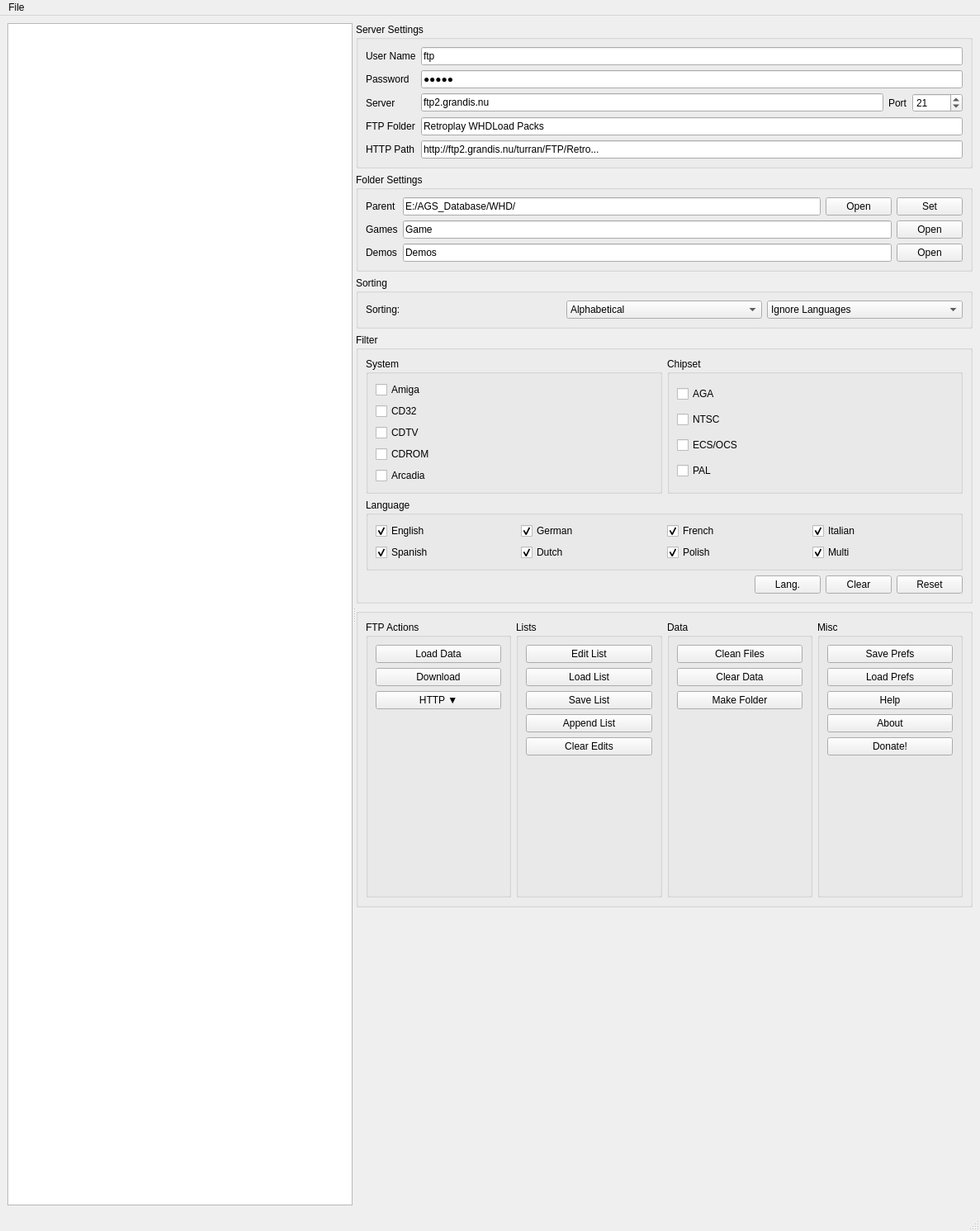
<?xml version="1.0" encoding="UTF-8"?>
<ui version="4.0">
 <class>MainWindow</class>
 <widget class="QMainWindow" name="MainWindow">
  <property name="geometry">
   <rect>
    <x>0</x>
    <y>0</y>
    <width>1187</width>
    <height>1491</height>
   </rect>
  </property>
  <property name="windowTitle">
   <string>WHDLoad Download Tool v1.6 (Qt6)</string>
  </property>
  <widget class="QWidget" name="centralwidget">
   <layout class="QVBoxLayout" name="verticalLayout_central">
    <item>
     <widget class="QSplitter" name="splitter">
      <property name="orientation">
       <enum>Qt::Orientation::Horizontal</enum>
      </property>
      <property name="childrenCollapsible">
       <bool>false</bool>
      </property>
      <widget class="QListView" name="listView">
       <property name="alternatingRowColors">
        <bool>true</bool>
       </property>
       <property name="selectionMode">
        <enum>QAbstractItemView::SelectionMode::ExtendedSelection</enum>
       </property>
      </widget>
      <widget class="QWidget" name="rightPanel">
       <layout class="QVBoxLayout" name="verticalLayout_right">
        <item>
         <widget class="QGroupBox" name="gbServer">
          <property name="title">
           <string>Server Settings</string>
          </property>
          <layout class="QGridLayout" name="gridServer">
           <item row="0" column="0">
            <widget class="QLabel" name="label">
             <property name="text">
              <string>User Name</string>
             </property>
            </widget>
           </item>
           <item row="0" column="1">
            <widget class="QLineEdit" name="edUser">
             <property name="text">
              <string>ftp</string>
             </property>
            </widget>
           </item>
           <item row="1" column="0">
            <widget class="QLabel" name="label">
             <property name="text">
              <string>Password</string>
             </property>
            </widget>
           </item>
           <item row="1" column="1">
            <widget class="QLineEdit" name="edPassword">
             <property name="text">
              <string>amiga</string>
             </property>
             <property name="echoMode">
              <enum>QLineEdit::EchoMode::Password</enum>
             </property>
            </widget>
           </item>
           <item row="2" column="0">
            <widget class="QLabel" name="label">
             <property name="text">
              <string>Server</string>
             </property>
            </widget>
           </item>
           <item row="2" column="1">
            <layout class="QHBoxLayout">
             <item>
              <widget class="QLineEdit" name="edServer">
               <property name="text">
                <string>ftp2.grandis.nu</string>
               </property>
              </widget>
             </item>
             <item>
              <widget class="QLabel" name="label">
               <property name="text">
                <string>Port</string>
               </property>
              </widget>
             </item>
             <item>
              <widget class="QSpinBox" name="spPort">
               <property name="minimum">
                <number>1</number>
               </property>
               <property name="maximum">
                <number>65535</number>
               </property>
               <property name="value">
                <number>21</number>
               </property>
              </widget>
             </item>
            </layout>
           </item>
           <item row="3" column="0">
            <widget class="QLabel" name="label">
             <property name="text">
              <string>FTP Folder</string>
             </property>
            </widget>
           </item>
           <item row="3" column="1">
            <widget class="QLineEdit" name="edFtpFolder">
             <property name="text">
              <string>Retroplay WHDLoad Packs</string>
             </property>
            </widget>
           </item>
           <item row="4" column="0">
            <widget class="QLabel" name="label">
             <property name="text">
              <string>HTTP Path</string>
             </property>
            </widget>
           </item>
           <item row="4" column="1">
            <widget class="QLineEdit" name="edHttpPath">
             <property name="text">
              <string>http://ftp2.grandis.nu/turran/FTP/Retro...</string>
             </property>
            </widget>
           </item>
          </layout>
         </widget>
        </item>
        <item>
         <widget class="QGroupBox" name="gbFolder">
          <property name="title">
           <string>Folder Settings</string>
          </property>
          <layout class="QGridLayout" name="gridFolder">
           <item row="0" column="0">
            <widget class="QLabel" name="label">
             <property name="text">
              <string>Parent</string>
             </property>
            </widget>
           </item>
           <item row="0" column="1">
            <layout class="QHBoxLayout">
             <item>
              <widget class="QLineEdit" name="edParent">
               <property name="text">
                <string>E:/AGS_Database/WHD/</string>
               </property>
              </widget>
             </item>
             <item>
              <widget class="QPushButton" name="btnOpenParent">
               <property name="text">
                <string>Open</string>
               </property>
              </widget>
             </item>
             <item>
              <widget class="QPushButton" name="btnSetParent">
               <property name="text">
                <string>Set</string>
               </property>
              </widget>
             </item>
            </layout>
           </item>
           <item row="1" column="0">
            <widget class="QLabel" name="label">
             <property name="text">
              <string>Games</string>
             </property>
            </widget>
           </item>
           <item row="1" column="1">
            <layout class="QHBoxLayout">
             <item>
              <widget class="QLineEdit" name="edGames">
               <property name="text">
                <string>Game</string>
               </property>
              </widget>
             </item>
             <item>
              <widget class="QPushButton" name="btnOpenGames">
               <property name="text">
                <string>Open</string>
               </property>
              </widget>
             </item>
            </layout>
           </item>
           <item row="2" column="0">
            <widget class="QLabel" name="label">
             <property name="text">
              <string>Demos</string>
             </property>
            </widget>
           </item>
           <item row="2" column="1">
            <layout class="QHBoxLayout">
             <item>
              <widget class="QLineEdit" name="edDemos">
               <property name="text">
                <string>Demos</string>
               </property>
              </widget>
             </item>
             <item>
              <widget class="QPushButton" name="btnOpenDemos">
               <property name="text">
                <string>Open</string>
               </property>
              </widget>
             </item>
            </layout>
           </item>
          </layout>
         </widget>
        </item>
        <item>
         <widget class="QGroupBox" name="gbSorting">
          <property name="title">
           <string>Sorting</string>
          </property>
          <layout class="QHBoxLayout" name="hSort">
           <item>
            <widget class="QLabel" name="label">
             <property name="text">
              <string>Sorting:</string>
             </property>
            </widget>
           </item>
           <item>
            <widget class="QComboBox" name="cbSort">
             <item>
              <property name="text">
               <string>Alphabetical</string>
              </property>
             </item>
             <item>
              <property name="text">
               <string>Size</string>
              </property>
             </item>
             <item>
              <property name="text">
               <string>Language</string>
              </property>
             </item>
             <item>
              <property name="text">
               <string>Type</string>
              </property>
             </item>
            </widget>
           </item>
           <item>
            <widget class="QComboBox" name="cbLangMode">
             <item>
              <property name="text">
               <string>Ignore Languages</string>
              </property>
             </item>
             <item>
              <property name="text">
               <string>Only English</string>
              </property>
             </item>
             <item>
              <property name="text">
               <string>Only DE/EN</string>
              </property>
             </item>
            </widget>
           </item>
          </layout>
         </widget>
        </item>
        <item>
         <widget class="QGroupBox" name="gbFilter">
          <property name="title">
           <string>Filter</string>
          </property>
          <layout class="QGridLayout" name="gridFilter">
           <item row="0" column="0">
            <widget class="QGroupBox" name="boxSystem">
             <property name="title">
              <string>System</string>
             </property>
             <layout class="QVBoxLayout">
              <item>
               <widget class="QCheckBox" name="chkSysAmiga">
                <property name="text">
                 <string>Amiga</string>
                </property>
               </widget>
              </item>
              <item>
               <widget class="QCheckBox" name="chkSysCD32">
                <property name="text">
                 <string>CD32</string>
                </property>
               </widget>
              </item>
              <item>
               <widget class="QCheckBox" name="chkSysCDTV">
                <property name="text">
                 <string>CDTV</string>
                </property>
               </widget>
              </item>
              <item>
               <widget class="QCheckBox" name="chkSysCDROM">
                <property name="text">
                 <string>CDROM</string>
                </property>
               </widget>
              </item>
              <item>
               <widget class="QCheckBox" name="chkSysArcadia">
                <property name="text">
                 <string>Arcadia</string>
                </property>
               </widget>
              </item>
             </layout>
            </widget>
           </item>
           <item row="0" column="1">
            <widget class="QGroupBox" name="boxChipset">
             <property name="title">
              <string>Chipset</string>
             </property>
             <layout class="QVBoxLayout">
              <item>
               <widget class="QCheckBox" name="chkChipAGA">
                <property name="text">
                 <string>AGA</string>
                </property>
               </widget>
              </item>
              <item>
               <widget class="QCheckBox" name="chkChipNTSC">
                <property name="text">
                 <string>NTSC</string>
                </property>
               </widget>
              </item>
              <item>
               <widget class="QCheckBox" name="chkChipECS">
                <property name="text">
                 <string>ECS/OCS</string>
                </property>
               </widget>
              </item>
              <item>
               <widget class="QCheckBox" name="chkChipPAL">
                <property name="text">
                 <string>PAL</string>
                </property>
               </widget>
              </item>
             </layout>
            </widget>
           </item>
           <item row="1" column="0" colspan="2">
            <widget class="QGroupBox" name="boxLanguage">
             <property name="title">
              <string>Language</string>
             </property>
             <layout class="QGridLayout">
              <item row="0" column="0">
               <widget class="QCheckBox" name="langEnglish">
                <property name="text">
                 <string>English</string>
                </property>
                <property name="checked">
                 <bool>true</bool>
                </property>
               </widget>
              </item>
              <item row="0" column="1">
               <widget class="QCheckBox" name="langGerman">
                <property name="text">
                 <string>German</string>
                </property>
                <property name="checked">
                 <bool>true</bool>
                </property>
               </widget>
              </item>
              <item row="0" column="2">
               <widget class="QCheckBox" name="langFrench">
                <property name="text">
                 <string>French</string>
                </property>
                <property name="checked">
                 <bool>true</bool>
                </property>
               </widget>
              </item>
              <item row="0" column="3">
               <widget class="QCheckBox" name="langItalian">
                <property name="text">
                 <string>Italian</string>
                </property>
                <property name="checked">
                 <bool>true</bool>
                </property>
               </widget>
              </item>
              <item row="1" column="0">
               <widget class="QCheckBox" name="langSpanish">
                <property name="text">
                 <string>Spanish</string>
                </property>
                <property name="checked">
                 <bool>true</bool>
                </property>
               </widget>
              </item>
              <item row="1" column="1">
               <widget class="QCheckBox" name="langDutch">
                <property name="text">
                 <string>Dutch</string>
                </property>
                <property name="checked">
                 <bool>true</bool>
                </property>
               </widget>
              </item>
              <item row="1" column="2">
               <widget class="QCheckBox" name="langPolish">
                <property name="text">
                 <string>Polish</string>
                </property>
                <property name="checked">
                 <bool>true</bool>
                </property>
               </widget>
              </item>
              <item row="1" column="3">
               <widget class="QCheckBox" name="langMulti">
                <property name="text">
                 <string>Multi</string>
                </property>
                <property name="checked">
                 <bool>true</bool>
                </property>
               </widget>
              </item>
             </layout>
            </widget>
           </item>
           <item row="2" column="0" colspan="2">
            <layout class="QHBoxLayout">
             <item>
              <spacer>
               <property name="orientation">
                <enum>Qt::Orientation::Horizontal</enum>
               </property>
               <property name="sizeHint" stdset="0">
                <size>
                 <width>0</width>
                 <height>0</height>
                </size>
               </property>
              </spacer>
             </item>
             <item>
              <widget class="QPushButton" name="btnLang">
               <property name="text">
                <string>Lang.</string>
               </property>
              </widget>
             </item>
             <item>
              <widget class="QPushButton" name="btnClear">
               <property name="text">
                <string>Clear</string>
               </property>
              </widget>
             </item>
             <item>
              <widget class="QPushButton" name="btnReset">
               <property name="text">
                <string>Reset</string>
               </property>
              </widget>
             </item>
            </layout>
           </item>
          </layout>
         </widget>
        </item>
        <item>
         <widget class="QGroupBox" name="">
          <layout class="QHBoxLayout" name="hButtonCols">
           <item>
            <widget class="QGroupBox" name="gbFtpActions">
             <property name="title">
              <string>FTP Actions</string>
             </property>
             <layout class="QVBoxLayout">
              <item>
               <widget class="QPushButton" name="btnLoadData">
                <property name="text">
                 <string>Load Data</string>
                </property>
               </widget>
              </item>
              <item>
               <widget class="QPushButton" name="btnDownload">
                <property name="text">
                 <string>Download</string>
                </property>
               </widget>
              </item>
              <item>
               <widget class="QPushButton" name="btnHttp">
                <property name="text">
                 <string>HTTP ▼</string>
                </property>
               </widget>
              </item>
              <item>
               <spacer>
                <property name="orientation">
                 <enum>Qt::Orientation::Vertical</enum>
                </property>
                <property name="sizeHint" stdset="0">
                 <size>
                  <width>0</width>
                  <height>0</height>
                 </size>
                </property>
               </spacer>
              </item>
             </layout>
            </widget>
           </item>
           <item>
            <widget class="QGroupBox" name="gbLists">
             <property name="title">
              <string>Lists</string>
             </property>
             <layout class="QVBoxLayout">
              <item>
               <widget class="QPushButton" name="btnEditList">
                <property name="text">
                 <string>Edit List</string>
                </property>
               </widget>
              </item>
              <item>
               <widget class="QPushButton" name="btnLoadList">
                <property name="text">
                 <string>Load List</string>
                </property>
               </widget>
              </item>
              <item>
               <widget class="QPushButton" name="btnSaveList">
                <property name="text">
                 <string>Save List</string>
                </property>
               </widget>
              </item>
              <item>
               <widget class="QPushButton" name="btnAppendList">
                <property name="text">
                 <string>Append List</string>
                </property>
               </widget>
              </item>
              <item>
               <widget class="QPushButton" name="btnClearEdits">
                <property name="text">
                 <string>Clear Edits</string>
                </property>
               </widget>
              </item>
              <item>
               <spacer>
                <property name="orientation">
                 <enum>Qt::Orientation::Vertical</enum>
                </property>
                <property name="sizeHint" stdset="0">
                 <size>
                  <width>0</width>
                  <height>0</height>
                 </size>
                </property>
               </spacer>
              </item>
             </layout>
            </widget>
           </item>
           <item>
            <widget class="QGroupBox" name="gbData">
             <property name="title">
              <string>Data</string>
             </property>
             <layout class="QVBoxLayout">
              <item>
               <widget class="QPushButton" name="btnCleanFiles">
                <property name="text">
                 <string>Clean Files</string>
                </property>
               </widget>
              </item>
              <item>
               <widget class="QPushButton" name="btnClearData">
                <property name="text">
                 <string>Clear Data</string>
                </property>
               </widget>
              </item>
              <item>
               <widget class="QPushButton" name="btnMakeFolder">
                <property name="text">
                 <string>Make Folder</string>
                </property>
               </widget>
              </item>
              <item>
               <spacer>
                <property name="orientation">
                 <enum>Qt::Orientation::Vertical</enum>
                </property>
                <property name="sizeHint" stdset="0">
                 <size>
                  <width>0</width>
                  <height>0</height>
                 </size>
                </property>
               </spacer>
              </item>
             </layout>
            </widget>
           </item>
           <item>
            <widget class="QGroupBox" name="gbMisc">
             <property name="title">
              <string>Misc</string>
             </property>
             <layout class="QVBoxLayout">
              <item>
               <widget class="QPushButton" name="btnSavePrefs">
                <property name="text">
                 <string>Save Prefs</string>
                </property>
               </widget>
              </item>
              <item>
               <widget class="QPushButton" name="btnLoadPrefs">
                <property name="text">
                 <string>Load Prefs</string>
                </property>
               </widget>
              </item>
              <item>
               <widget class="QPushButton" name="btnHelp">
                <property name="text">
                 <string>Help</string>
                </property>
               </widget>
              </item>
              <item>
               <widget class="QPushButton" name="btnAbout">
                <property name="text">
                 <string>About</string>
                </property>
               </widget>
              </item>
              <item>
               <widget class="QPushButton" name="btnDonate">
                <property name="text">
                 <string>Donate!</string>
                </property>
               </widget>
              </item>
              <item>
               <spacer>
                <property name="orientation">
                 <enum>Qt::Orientation::Vertical</enum>
                </property>
                <property name="sizeHint" stdset="0">
                 <size>
                  <width>0</width>
                  <height>0</height>
                 </size>
                </property>
               </spacer>
              </item>
             </layout>
            </widget>
           </item>
          </layout>
         </widget>
        </item>
        <item>
         <spacer>
          <property name="orientation">
           <enum>Qt::Orientation::Vertical</enum>
          </property>
          <property name="sizeHint" stdset="0">
           <size>
            <width>0</width>
            <height>0</height>
           </size>
          </property>
         </spacer>
        </item>
       </layout>
      </widget>
     </widget>
    </item>
   </layout>
  </widget>
  <widget class="QMenuBar" name="menubar">
   <property name="geometry">
    <rect>
     <x>0</x>
     <y>0</y>
     <width>1187</width>
     <height>32</height>
    </rect>
   </property>
   <addaction name="menuFile"/>
  </widget>
  <widget class="QStatusBar" name="statusbar">
   <property name="sizeGripEnabled">
    <bool>true</bool>
   </property>
  </widget>
  <action name="menuFile">
   <property name="text">
    <string>File</string>
   </property>
  </action>
 </widget>
 <resources/>
 <connections/>
</ui>
